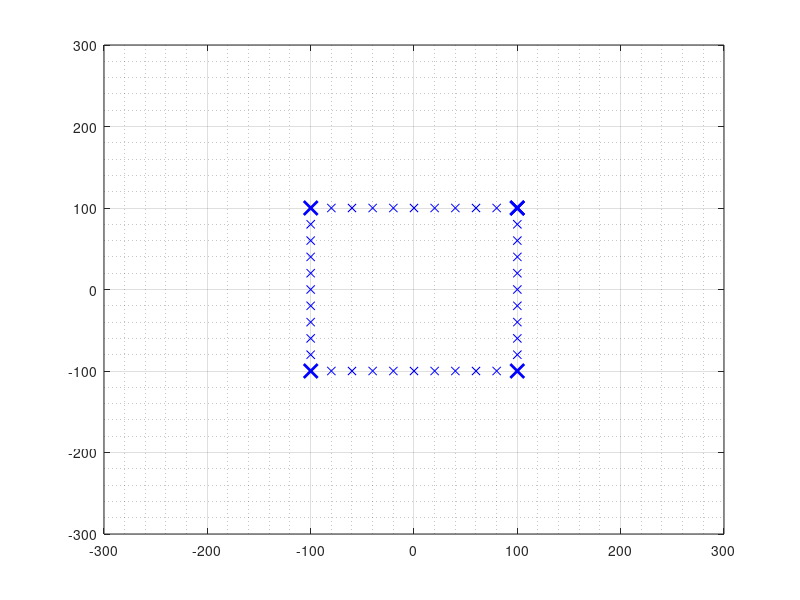

Write the MATLAB code that produced this figure. (Note: this script raises an error after producing the figure.)
close all; clear all;

path = [100 100; -100 100; -100 -100; 100 -100; 100 100;];
path_index = 1;

point_interval = 20;
points = [];

for i = 1:size(path, 1) - 1
    points = [points; path(i, :)];
    goal = path(i+1, :);
    
    dist = sqrt((goal(1) - points(end, 1))^2 + (goal(2) - points(end, 2))^2);
    
    for ii = 1:int32(dist/point_interval)
        [x, y] = pol2cart(atan2(goal(2) - points(end, 2), goal(1) - points(end, 1)), point_interval);
        points = [points; points(end, :) + [x y];];
    end
end

figure(2);
plot(points(:, 1), points(:,2), 'bx'); hold on;
plot(path(:, 1), path(:,2), 'bx', 'LineWidth', 2, 'MarkerSize', 10);
xlim([-300 300]); ylim([-300 300]);
grid on; grid minor;

for i = 1:size(points, 1)
    [t, r] = cart2pol(points(i, 1), points(i, 2));
    [j, m] = ikinematics(r, rad2deg(t), 100, -90, 20);
    if ~strcmp(m, '')
        j
        m
    end
end
